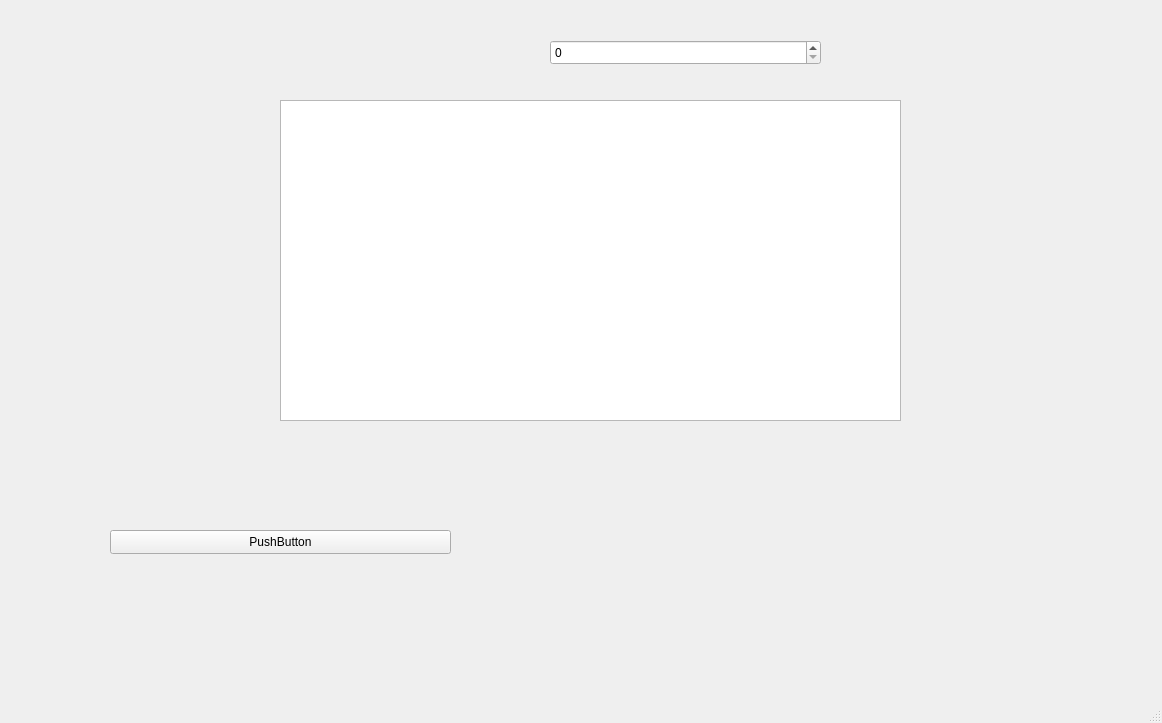
<?xml version="1.0" encoding="UTF-8"?>
<ui version="4.0">
 <class>MainWindow</class>
 <widget class="QMainWindow" name="MainWindow">
  <property name="geometry">
   <rect>
    <x>0</x>
    <y>0</y>
    <width>1162</width>
    <height>723</height>
   </rect>
  </property>
  <property name="windowTitle">
   <string>MainWindow</string>
  </property>
  <widget class="QWidget" name="centralwidget">
   <widget class="QTextEdit" name="te_text">
    <property name="geometry">
     <rect>
      <x>280</x>
      <y>100</y>
      <width>621</width>
      <height>321</height>
     </rect>
    </property>
   </widget>
   <widget class="QSpinBox" name="spB_cout">
    <property name="geometry">
     <rect>
      <x>550</x>
      <y>40</y>
      <width>271</width>
      <height>25</height>
     </rect>
    </property>
   </widget>
   <widget class="QPushButton" name="pushButton">
    <property name="geometry">
     <rect>
      <x>110</x>
      <y>530</y>
      <width>341</width>
      <height>24</height>
     </rect>
    </property>
    <property name="text">
     <string>PushButton</string>
    </property>
   </widget>
  </widget>
  <widget class="QMenuBar" name="menubar">
   <property name="geometry">
    <rect>
     <x>0</x>
     <y>0</y>
     <width>1162</width>
     <height>21</height>
    </rect>
   </property>
  </widget>
  <widget class="QStatusBar" name="statusbar"/>
 </widget>
 <resources/>
 <connections>
  <connection>
   <sender>pushButton</sender>
   <signal>clicked()</signal>
   <receiver>te_text</receiver>
   <slot>clear()</slot>
   <hints>
    <hint type="sourcelabel">
     <x>375</x>
     <y>554</y>
    </hint>
    <hint type="destinationlabel">
     <x>465</x>
     <y>370</y>
    </hint>
   </hints>
  </connection>
  <connection>
   <sender>pushButton</sender>
   <signal>clicked()</signal>
   <receiver>spB_cout</receiver>
   <slot>stepUp()</slot>
   <hints>
    <hint type="sourcelabel">
     <x>322</x>
     <y>563</y>
    </hint>
    <hint type="destinationlabel">
     <x>612</x>
     <y>70</y>
    </hint>
   </hints>
  </connection>
 </connections>
</ui>
